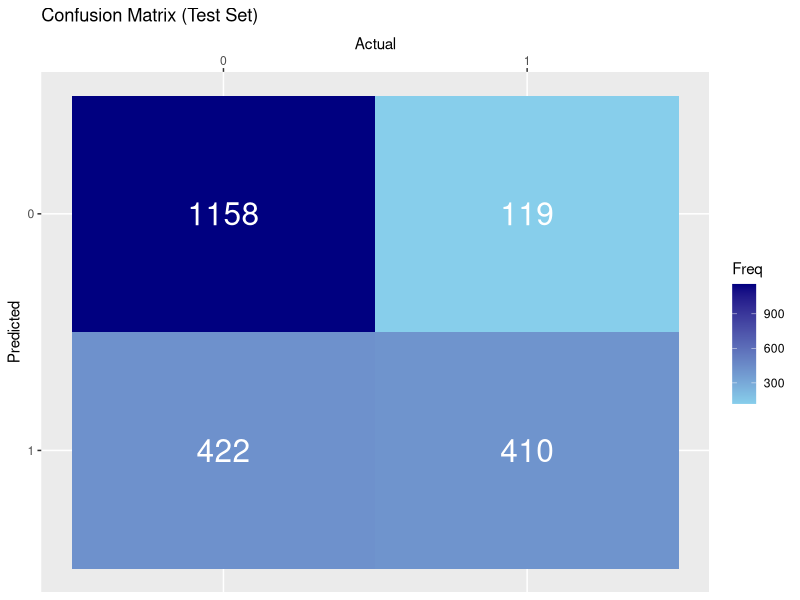
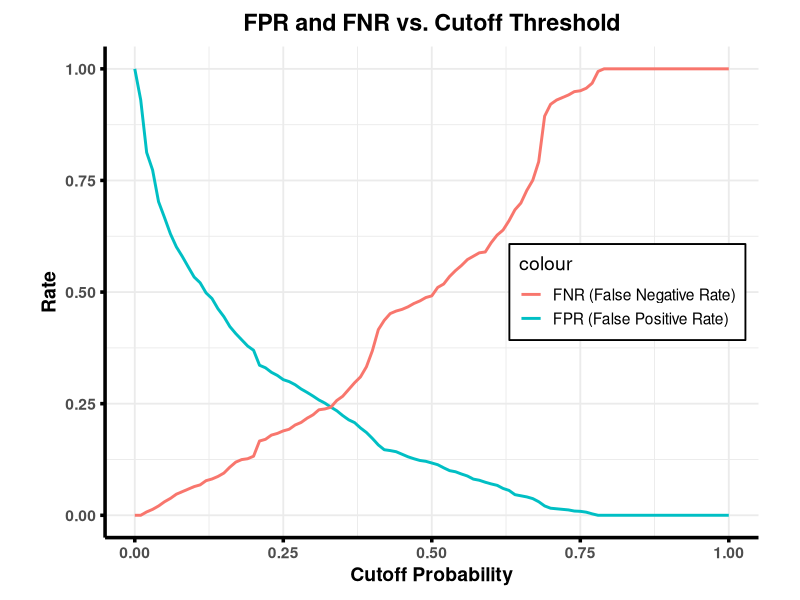
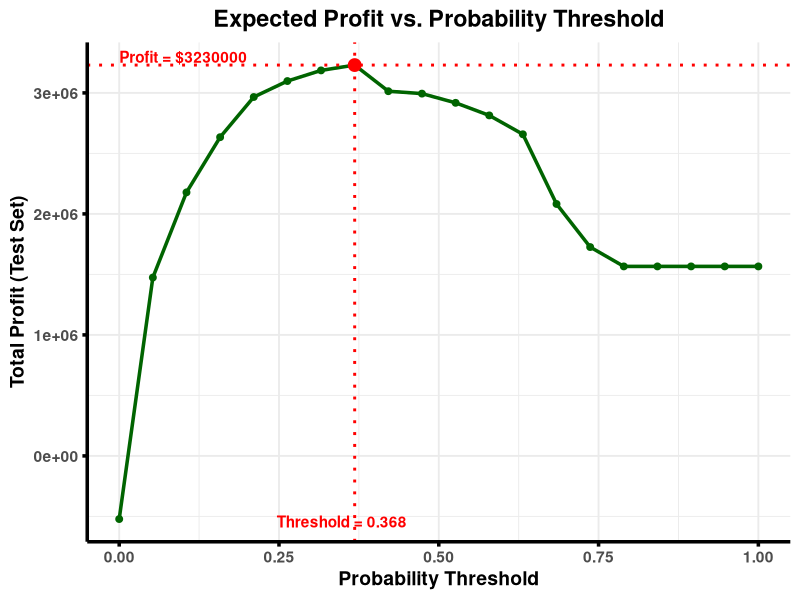

These charts were generated, in order, by the following R code:
## ---- chunk 1
knitr::opts_chunk$set(echo = TRUE)
## ---- chunk 2
library(readr)
library(dplyr)
library(ggplot2)
library(caret)
library(reshape2)
## ---- chunk 3
# NOTE: Data files must be in a 'Data' subdirectory relative to this R Markdown file
# Expected structure:
#   - prob4.Rmd
#   - Data/
#     |- laptop_train.csv
#     |- laptop_test.csv
setwd(dirname(rstudioapi::getSourceEditorContext()$path))

# Read CSV files using relative paths
df_orig <- read_csv("customerchurn.csv")
## ---- chunk 4
head(df_orig)
## ---- chunk 5
# We want to know the dimensions of our dataset. 
dim(df_orig) # there are 9 features and 665 observations
## ---- chunk 6
str(df_orig) # structure (variable types, first few entries)
summary(df_orig) # summary statistics by column
## ---- chunk 7
# Use table() function to see the distribution of the target variable
churn_table <- table(df_orig$Churn)
print(churn_table)

# Number of customers who did not churn (Churn = 0)
customers_not_churned <- churn_table[1]
cat("Customers who did not churn:", customers_not_churned, "\n")

# Number of customers who churned (Churn = 1)  
customers_churned <- churn_table[2]
cat("Customers who churned:", customers_churned, "\n")

# Compute churn rate (proportion of customers who churned)
churn_rate <- customers_churned / sum(churn_table)
cat("Churn rate:", round(churn_rate, 4), "or", round(churn_rate * 100, 2), "%\n")
## ---- chunk 8
# To compute customer's churn rate
# Method 1: Using mean() function (churn is doubled encoded as 0/1)
churn_rate <- mean(df_orig$Churn == 1)
print(churn_rate)
## ---- chunk 9
# Split data into training (70%) and test (30%) sets
set.seed(15072) # for reproducibility

train_index <- createDataPartition(df_orig$Churn, p = 0.7, list = FALSE)
df_train <- df_orig[train_index, ]
df_test  <- df_orig[-train_index, ]

# Check dimensions of training and test sets
dim(df_train) # training set dimensions
dim(df_test)  # test set dimensions

# Check churn distribution in training and test sets
table(df_train$Churn)
table(df_test$Churn)

# Proportion of churn in training and test sets
prop.table(table(df_train$Churn))
prop.table(table(df_test$Churn))
## ---- chunk 10
# Fit logistic regression model on training data
mod_logit <- glm(Churn ~ . - PaymentMethod, data = df_train, family = binomial)
summary(mod_logit)
## ---- chunk 11
# State the value of and interpret the coefficient for SeniorCitizen
coef_summary <- summary(mod_logit)$coefficients
senior_coef <- coef_summary["SeniorCitizen", "Estimate"]
cat(sprintf("Coefficient for SeniorCitizen: %.4f\n", senior_coef))
## ---- chunk 12
customer_5 <- df_orig[5, ]
print(customer_5)
## ---- chunk 13
churn_prob <- predict(mod_logit, newdata = customer_5, type = "response")
cat(sprintf("Predicted probability of churn for customer 5: %.4f\n", churn_prob))
## ---- chunk 14
# Predict probabilities on test set
pred_probs <- predict(mod_logit, newdata = df_test, type = "response")

# Classify based on threshold of 0.3 (any probability higher than 30% will be considered as churn)
pred_classes <- ifelse(pred_probs > 0.3, 1, 0)

# Confusion matrix
conf_matrix <- table(Predicted = pred_classes, Actual = df_test$Churn)
print(conf_matrix)
## ---- chunk 15
# Visualize confusion matrix as heatmap
cm_df <- as.data.frame(conf_matrix)
colnames(cm_df) <- c("Predicted", "Actual", "Freq")
cm_df$Predicted <- factor(cm_df$Predicted, levels = c(1, 0))
cm_df$Actual <- factor(cm_df$Actual, levels = c(0, 1))

ggplot(cm_df, aes(x = Actual, y = Predicted, fill = Freq)) +
  geom_tile() +
  geom_text(aes(label = Freq), color = "white", size = 8) +
  scale_fill_gradient(low = "skyblue", high = "navy") +
  labs(
    title = "Confusion Matrix (Test Set)",
    x = "Actual",
    y = "Predicted"
  ) +
  scale_x_discrete(position = "top") # Put Actual labels on top to match table
## ---- chunk 16
# Threshold plot: FPR and FNR vs cutoff

cutoffs <- seq(0, 1, by = 0.01)
fpr <- fnr <- numeric(length(cutoffs))

actual <- df_test$Churn

for (i in seq_along(cutoffs)) {
  pred <- ifelse(pred_probs > cutoffs[i], 1, 0)
  cm <- table(factor(pred, levels = c(0,1)), factor(actual, levels = c(0,1)))
  # cm[1,1]=TN, cm[1,2]=FN, cm[2,1]=FP, cm[2,2]=TP
  fp <- cm[2,1]
  fn <- cm[1,2]
  tn <- cm[1,1]
  tp <- cm[2,2]
  fpr[i] <- ifelse((fp + tn) > 0, fp / (fp + tn), NA)
  fnr[i] <- ifelse((fn + tp) > 0, fn / (fn + tp), NA)
}

threshold_df <- data.frame(
  Cutoff = cutoffs,
  FPR = fpr,
  FNR = fnr
)

ggplot(threshold_df, aes(x = Cutoff)) +
  geom_line(aes(y = FPR, color = "FPR (False Positive Rate)"), size = 1) +
  geom_line(aes(y = FNR, color = "FNR (False Negative Rate)"), size = 1) +
  labs(
    title = "FPR and FNR vs. Cutoff Threshold",
    x = "Cutoff Probability",
    y = "Rate"
  ) +
  theme_minimal(base_size = 14) +
  theme(
    axis.title = element_text(face = "bold"),
    axis.text = element_text(face = "bold"),
    plot.title = element_text(face = "bold", hjust = 0.5),
    axis.line = element_line(size = 1.2, colour = "black"),
    axis.ticks = element_line(size = 1.2, colour = "black"),
    plot.margin = margin(10, 30, 10, 30),
    legend.position = c(0.98, 0.5),           # right end, middle
    legend.justification = c("right", "center"),
    legend.background = element_rect(fill = "white", color = "black")
  ) +
  coord_cartesian(xlim = c(0, 1), ylim = c(0, 1))
## ---- chunk 17
# Define profit matrix
profit_matrix <- matrix(
  c(2000, -1000, -6000, 3000), # order: TP, FP, FN, TN
  nrow = 2, byrow = TRUE,
  dimnames = list(
    "Predicted" = c("Churn", "NonChurn"),
    "Actual" = c("Churn", "NonChurn")
  )
)

# Thresholds: 20 equally spaced values between 0 and 1
thresholds <- seq(0, 1, length.out = 20)
profits <- numeric(length(thresholds))
TPs <- FPs <- FNs <- TNs <- numeric(length(thresholds))

actual <- df_test$Churn

for (i in seq_along(thresholds)) {
  pred <- ifelse(pred_probs > thresholds[i], 1, 0)
  # Confusion matrix: rows = predicted, cols = actual
  cm <- table(factor(pred, levels = c(1,0)), factor(actual, levels = c(1,0)))
  # cm[1,1]=TP, cm[1,2]=FP, cm[2,1]=FN, cm[2,2]=TN
  TP <- cm[1,1]
  FP <- cm[1,2]
  FN <- cm[2,1]
  TN <- cm[2,2]
  profits[i] <- TP*2000 + FP*(-1000) + FN*(-6000) + TN*3000
  TPs[i] <- TP
  FPs[i] <- FP
  FNs[i] <- FN
  TNs[i] <- TN
  cat(sprintf("Threshold: %.3f | TP: %d | FP: %d | TN: %d | FN: %d | Profit: $%d\n",
              thresholds[i], TP, FP, TN, FN, profits[i]))
}
## ---- chunk 18
# Create data frame for plotting
profit_df <- data.frame(
  Threshold = thresholds,
  Profit = profits
)

# Print the best threshold and its stats
best_idx <- which.max(profit_df$Profit)
cat(sprintf("\nBest Threshold: %.3f | TP: %d | FP: %d | TN: %d | FN: %d | Max Profit: $%d\n",
            profit_df$Threshold[best_idx], TPs[best_idx], FPs[best_idx],
            TNs[best_idx], FNs[best_idx], profit_df$Profit[best_idx]))
## ---- chunk 19
ggplot(profit_df, aes(x = Threshold, y = Profit)) +
  geom_line(color = "darkgreen", size = 1.2) +
  geom_point(color = "darkgreen", size = 2) +
  # Highlight best threshold with a red circle
  geom_point(
    data = profit_df[best_idx, , drop = FALSE],
    aes(x = Threshold, y = Profit),
    color = "red", size = 4, shape = 21, fill = "red"
  ) +
  # Add dotted lines to axes from the best point
  geom_vline(
    xintercept = profit_df$Threshold[best_idx],
    linetype = "dotted", color = "red", size = 1
  ) +
  geom_hline(
    yintercept = profit_df$Profit[best_idx],
    linetype = "dotted", color = "red", size = 1
  ) +
  # Annotate the best point with threshold and profit values
  annotate(
    "text",
    x = profit_df$Threshold[best_idx],
    y = min(profit_df$Profit),
    label = sprintf("Threshold = %.3f", profit_df$Threshold[best_idx]),
    vjust = 0.7, hjust = 0.6, color = "red", fontface = "bold"
  ) +
  annotate(
    "text",
    x = min(profit_df$Threshold),
    y = profit_df$Profit[best_idx],
    label = sprintf("Profit = $%d", profit_df$Profit[best_idx]),
    vjust = -0.2, hjust = 0, color = "red", fontface = "bold"
  ) +
  labs(
    title = "Expected Profit vs. Probability Threshold",
    x = "Probability Threshold",
    y = "Total Profit (Test Set)"
  ) +
  theme_minimal(base_size = 14) +
  theme(
    axis.title = element_text(face = "bold"),
    axis.text = element_text(face = "bold"),
    axis.line = element_line(size = 1.2, colour = "black"),
    axis.ticks = element_line(size = 1.2, colour = "black"),
    plot.title = element_text(face = "bold", hjust = 0.5)
  )
